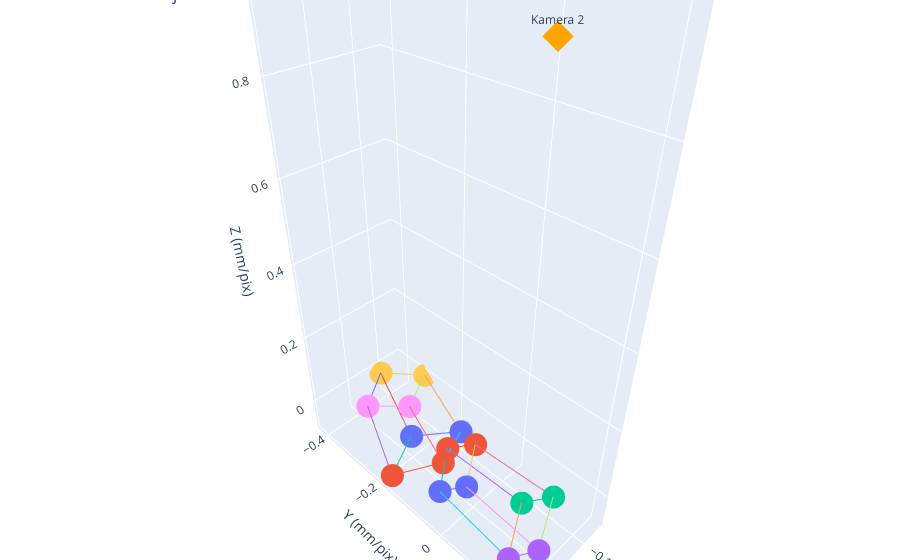

Notebook code for this chart:
### Code cell
prikazKocke(temena, ivice1, ivice2, C2)

### Figure 1 — Plotly figure (JSON) as saved in the notebook; plotly's stock layout.template omitted (floating-point values rounded to 4 significant figures)
{"data": [{"type": "scatter3d", "x": [0.01239, -0.08946], "y": [-0.3469, -0.4182], "z": [-0.01724, -0.02126]}, {"type": "scatter3d", "x": [-0.08946, -0.01404], "y": [-0.4182, -0.218], "z": [-0.02126, -0.04422]}, {"type": "scatter3d", "x": [-0.01404, 0.08644], "y": [-0.218, -0.1735], "z": [-0.04422, -0.06019]}, {"type": "scatter3d", "x": [0.08644, 0.01239], "y": [-0.1735, -0.3469], "z": [-0.06019, -0.01724]}, {"type": "scatter3d", "x": [-0.16, -0.09082], "y": [-0.3258, -0.1282], "z": [-0.01452, -0.01826]}, {"type": "scatter3d", "x": [-0.09082, 0.003769], "y": [-0.1282, -0.09158], "z": [-0.01826, -0.01673]}, {"type": "scatter3d", "x": [0.003769, -0.05687], "y": [-0.09158, -0.2701], "z": [-0.01673, -0.01271]}, {"type": "scatter3d", "x": [-0.05687, -0.16], "y": [-0.2701, -0.3258], "z": [-0.01271, -0.01452]}, {"type": "scatter3d", "x": [0.01239, -0.05687], "y": [-0.3469, -0.2701], "z": [-0.01724, -0.01271]}, {"type": "scatter3d", "x": [-0.08946, -0.16], "y": [-0.4182, -0.3258], "z": [-0.02126, -0.01452]}, {"type": "scatter3d", "x": [-0.01404, -0.09082], "y": [-0.218, -0.1282], "z": [-0.04422, -0.01826]}, {"type": "scatter3d", "x": [0.08644, 0.003769], "y": [-0.1735, -0.09158], "z": [-0.06019, -0.01673]}, {"type": "scatter3d", "x": [0.07371, -0.03286], "y": [-0.03015, -0.1141], "z": [0.003414, -0.01752]}, {"type": "scatter3d", "x": [-0.03286, -0.02685], "y": [-0.1141, 0.1106], "z": [-0.01752, 0.002651]}, {"type": "scatter3d", "x": [-0.02685, 0.0968], "y": [0.1106, 0.1801], "z": [0.002651, 0.01822]}, {"type": "scatter3d", "x": [0.0968, 0.07371], "y": [0.1801, -0.03015], "z": [0.01822, 0.003414]}, {"type": "scatter3d", "x": [-0.08326, -0.08625], "y": [-0.07398, 0.1476], "z": [-0.01287, 0.001545]}, {"type": "scatter3d", "x": [-0.08625, 0.04086], "y": [0.1476, 0.2094], "z": [0.001545, 0.01536]}, {"type": "scatter3d", "x": [0.04086, 0.02407], "y": [0.2094, 0.0002057], "z": [0.01536, 0.001246]}, {"type": "scatter3d", "x": [0.02407, -0.08326], "y": [0.0002057, -0.07398], "z": [0.001246, -0.01287]}, {"type": "scatter3d", "x": [0.07371, 0.02407], "y": [-0.03015, 0.0002057], "z": [0.003414, 0.001246]}, {"type": "scatter3d", "x": [-0.03286, -0.08326], "y": [-0.1141, -0.07398], "z": [-0.01752, -0.01287]}, {"type": "scatter3d", "x": [-0.02685, -0.08625], "y": [0.1106, 0.1476], "z": [0.002651, 0.001545]}, {"type": "scatter3d", "x": [0.0968, 0.04086], "y": [0.1801, 0.2094], "z": [0.01822, 0.01536]}, {"marker": {"color": "orange", "size": 8, "symbol": "diamond"}, "mode": "markers+text", "text": ["Kamera 2"], "type": "scatter3d", "x": [0.0746], "y": [0.1705], "z": [0.9825]}], "layout": {"margin": {"b": 0, "l": 0, "r": 0, "t": 0}, "scene": {"aspectmode": "data", "xaxis": {"title": {"text": "X (mm/pix)"}}, "yaxis": {"title": {"text": "Y (mm/pix)"}}, "zaxis": {"title": {"text": "Z (mm/pix)"}}}, "showlegend": false, "title": {"text": "3D Rekonstrukcija"}}}
